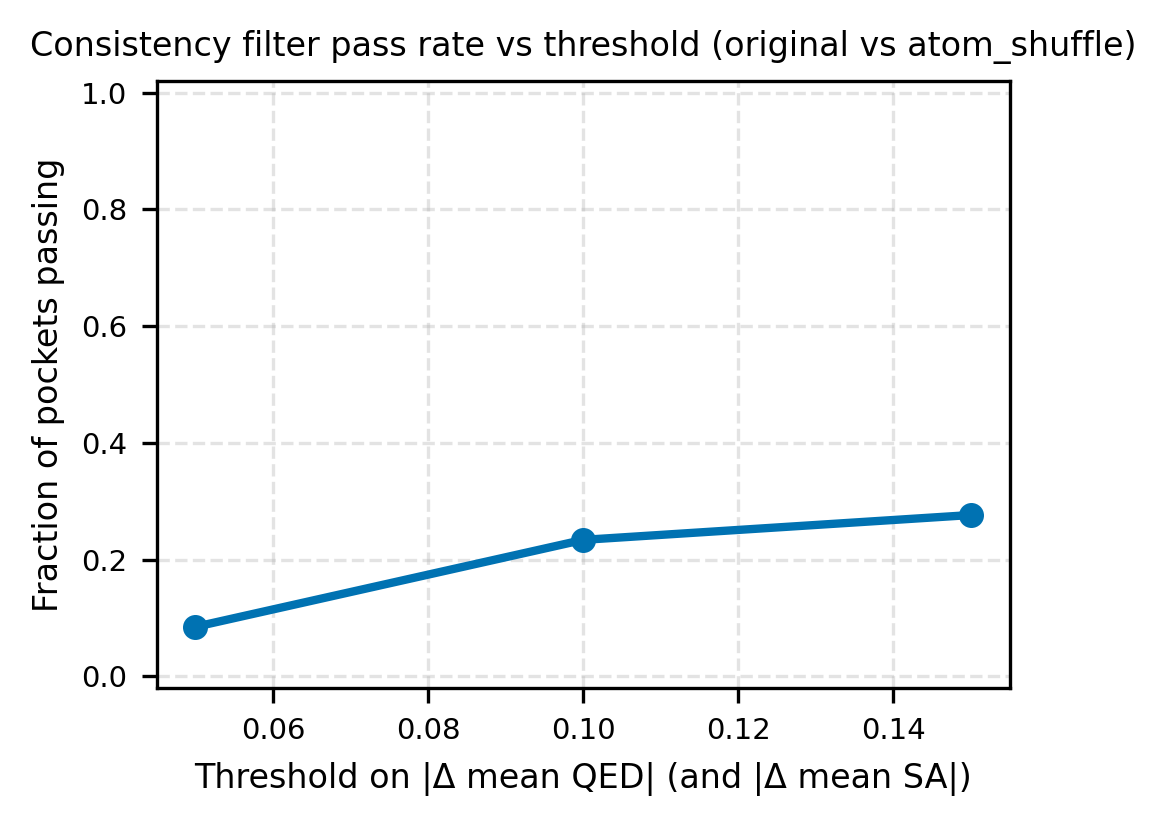

This chart was generated by the following Python code:
#!/usr/bin/env python3
"""Line plot: consistency-filter pass rate vs mean-summary delta threshold."""

from __future__ import annotations

import argparse
import sys
from pathlib import Path

import matplotlib.pyplot as plt
import pandas as pd

_REPO = Path(__file__).resolve().parents[2]
if str(_REPO / "paper" / "figures") not in sys.path:
    sys.path.insert(0, str(_REPO / "paper" / "figures"))
from nmi_style import COLOR_DIFFSBDD, figsize_single, save_figure, setup_rc


def main() -> int:
    ap = argparse.ArgumentParser()
    ap.add_argument(
        "--csv",
        type=Path,
        default=_REPO / "paper" / "consistency_filter_results.csv",
    )
    ap.add_argument(
        "--out",
        type=Path,
        default=_REPO / "paper" / "figures" / "fig_consistency_filter",
    )
    args = ap.parse_args()

    df = pd.read_csv(args.csv)
    setup_rc(True)
    fig, ax = plt.subplots(figsize=figsize_single(), facecolor="white")
    ax.set_facecolor("white")

    rates: list[tuple[float, float]] = []
    for thr, g in df.groupby("threshold"):
        n = len(g)
        if n == 0:
            continue
        rates.append((float(thr), float(g["passed_combined"].sum()) / n))

    xs = [r[0] for r in sorted(rates)]
    ys = [r[1] for r in sorted(rates)]
    ax.plot(xs, ys, marker="o", color=COLOR_DIFFSBDD, linewidth=2.0, markersize=5)
    ax.set_xlabel("Threshold on |Δ mean QED| (and |Δ mean SA|)")
    ax.set_ylabel("Fraction of pockets passing")
    ax.set_title("Consistency filter pass rate vs threshold (original vs atom_shuffle)")
    ax.set_ylim(-0.02, 1.02)
    ax.grid(True, linestyle="--", alpha=0.35)
    fig.tight_layout()
    pdf, png = save_figure(fig, args.out)
    plt.close(fig)
    print("Wrote", pdf, png)
    return 0


if __name__ == "__main__":
    raise SystemExit(main())
